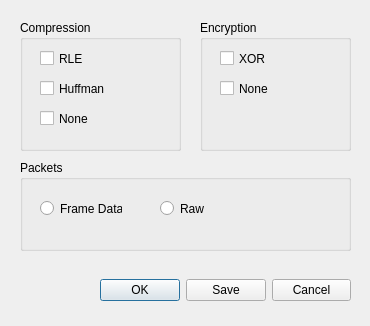
<?xml version="1.0" encoding="UTF-8"?>
<ui version="4.0">
 <class>AdvancedSettings</class>
 <widget class="QDialog" name="AdvancedSettings">
  <property name="geometry">
   <rect>
    <x>0</x>
    <y>0</y>
    <width>370</width>
    <height>326</height>
   </rect>
  </property>
  <property name="windowTitle">
   <string>Advanced</string>
  </property>
  <widget class="QGroupBox" name="groupBox">
   <property name="geometry">
    <rect>
     <x>20</x>
     <y>20</y>
     <width>161</width>
     <height>131</height>
    </rect>
   </property>
   <property name="title">
    <string>Compression</string>
   </property>
   <widget class="QCheckBox" name="cbCompressRLE">
    <property name="geometry">
     <rect>
      <x>20</x>
      <y>30</y>
      <width>70</width>
      <height>17</height>
     </rect>
    </property>
    <property name="text">
     <string>RLE</string>
    </property>
   </widget>
   <widget class="QCheckBox" name="cbCompressHuff">
    <property name="geometry">
     <rect>
      <x>20</x>
      <y>60</y>
      <width>70</width>
      <height>17</height>
     </rect>
    </property>
    <property name="text">
     <string>Huffman</string>
    </property>
   </widget>
   <widget class="QCheckBox" name="cbCompressNone">
    <property name="geometry">
     <rect>
      <x>20</x>
      <y>90</y>
      <width>70</width>
      <height>17</height>
     </rect>
    </property>
    <property name="text">
     <string>None</string>
    </property>
   </widget>
  </widget>
  <widget class="QGroupBox" name="groupBox_2">
   <property name="geometry">
    <rect>
     <x>200</x>
     <y>20</y>
     <width>151</width>
     <height>131</height>
    </rect>
   </property>
   <property name="title">
    <string>Encryption</string>
   </property>
   <widget class="QCheckBox" name="cbEncryptXOR">
    <property name="geometry">
     <rect>
      <x>20</x>
      <y>30</y>
      <width>70</width>
      <height>17</height>
     </rect>
    </property>
    <property name="text">
     <string>XOR</string>
    </property>
   </widget>
   <widget class="QCheckBox" name="cbEncryptNone">
    <property name="geometry">
     <rect>
      <x>20</x>
      <y>60</y>
      <width>70</width>
      <height>17</height>
     </rect>
    </property>
    <property name="text">
     <string>None</string>
    </property>
   </widget>
  </widget>
  <widget class="QGroupBox" name="groupBox_3">
   <property name="geometry">
    <rect>
     <x>20</x>
     <y>160</y>
     <width>331</width>
     <height>91</height>
    </rect>
   </property>
   <property name="title">
    <string>Packets</string>
   </property>
   <widget class="QRadioButton" name="rbPacketFrame">
    <property name="geometry">
     <rect>
      <x>20</x>
      <y>40</y>
      <width>82</width>
      <height>17</height>
     </rect>
    </property>
    <property name="text">
     <string>Frame Data</string>
    </property>
   </widget>
   <widget class="QRadioButton" name="rbPacketRaw">
    <property name="geometry">
     <rect>
      <x>140</x>
      <y>40</y>
      <width>82</width>
      <height>17</height>
     </rect>
    </property>
    <property name="text">
     <string>Raw</string>
    </property>
   </widget>
  </widget>
  <widget class="QWidget" name="horizontalLayoutWidget">
   <property name="geometry">
    <rect>
     <x>100</x>
     <y>270</y>
     <width>251</width>
     <height>41</height>
    </rect>
   </property>
   <layout class="QHBoxLayout" name="horizontalLayout">
    <item>
     <widget class="QPushButton" name="bnOK">
      <property name="text">
       <string>OK</string>
      </property>
     </widget>
    </item>
    <item>
     <widget class="QPushButton" name="bnSave">
      <property name="text">
       <string>Save</string>
      </property>
     </widget>
    </item>
    <item>
     <widget class="QPushButton" name="bnCancel">
      <property name="text">
       <string>Cancel</string>
      </property>
     </widget>
    </item>
   </layout>
  </widget>
 </widget>
 <resources/>
 <connections/>
</ui>
